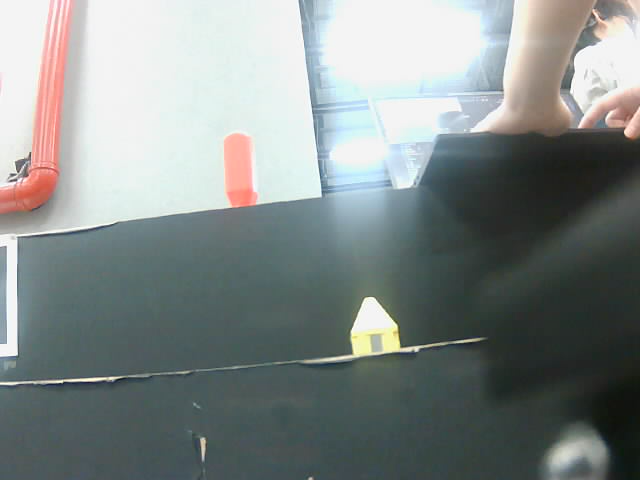
#> input picture opencv/tools/img/1.png, 640 x 480 px
$ python mark.py
#> lines starting #> are read from the running program, lines starting #| are printed output that depends on the picture; after the words box and inside, x2 and y2 are one past the last pixel; in counts of white or black regions, pixels touching at a corner belong together
import cv2
import numpy as np
import os
import sys

ROOT = os.path.abspath(os.path.join(os.path.dirname(__file__), ".."))
if ROOT not in sys.path:
    sys.path.append(ROOT)


img_path = os.path.join(ROOT, "tools/img", "1.png")
frames = [cv2.imread(img_path)]  # 你自己的样片列表
hsv_thr = {'H_min':26, 'H_max':97, 'S_min':60, 'V_min':62}
img = cv2.imread(img_path)
#> img is the input picture: shape (480, 640, 3); mean B, G, R 136.6, 138, 130.7
roi_rect=(332, 285, 94, 94)

# 矩形ROI
roi = img[roi_rect[1]:roi_rect[1]+roi_rect[3], roi_rect[0]:roi_rect[0]+roi_rect[2]]
cv2.imshow("ROI", roi)
cv2.waitKey(0)

# ---- 根据 hsv_thr 生成掩码并显示 ----
Hmin, Hmax = hsv_thr['H_min'], hsv_thr['H_max']
Smin, Vmin = hsv_thr['S_min'], hsv_thr['V_min']

# 1) 在 ROI 上做 HSV 阈值
hsv = cv2.cvtColor(roi, cv2.COLOR_BGR2HSV)
#> hsv: shape (94, 94, 3); mean H, S, V 63.2, 40.3, 131.1
H, S, V = cv2.split(hsv)
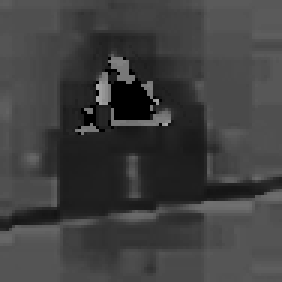
#> H: shape (94, 94) (shown 3 times larger); min 0, max 170, mean 63.2
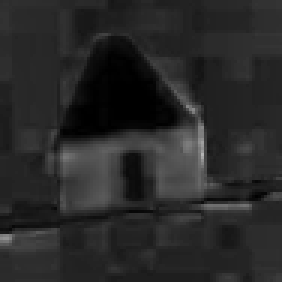
#> S: shape (94, 94) (shown 3 times larger); min 0, max 180, mean 40.3
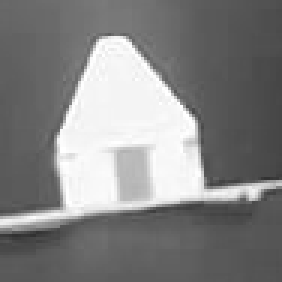
#> V: shape (94, 94) (shown 3 times larger); min 49, max 255, mean 131.1
mH = (H >= Hmin) & (H <= Hmax)     # 如果是红色跨界，改成: mH = (H>=Hmin) | (H<=Hmax)
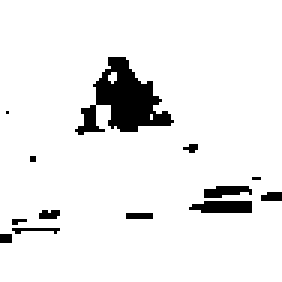
#> mH: shape (94, 94) bool (shown 3 times larger); 92.8% white; 13 black regions (10 under 20 px), largest, box (x1, y1, x2, y2) and area: (25, 19, 58, 45) 406, (63, 67, 84, 71) 74, (68, 62, 84, 66) 46
mask = ((mH) & (S >= Smin) & (V >= Vmin)).astype(np.uint8) * 255
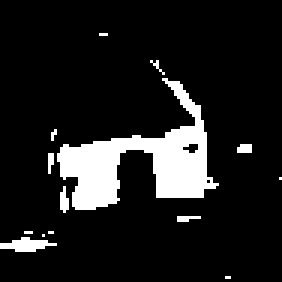
#> mask: shape (94, 94) (shown 3 times larger); 11.6% white; 14 white regions (12 under 20 px), largest, box (x1, y1, x2, y2) and area: (19, 26, 73, 70) 889, (0, 79, 19, 84) 56

# （可选）形态学清理一点点小噪声（不需要就注释掉）
# ker = cv2.getStructuringElement(cv2.MORPH_ELLIPSE, (3,3))
# mask = cv2.morphologyEx(mask, cv2.MORPH_OPEN, ker, iterations=1)

cv2.imshow("HSV mask (ROI)", mask)

# 2) 把掩码“涂色”叠回到原图上，方便肉眼检查
overlay = img.copy()
x, y, w, h = roi_rect
color = np.zeros_like(roi)
color[mask > 0] = (0, 255, 0)                 # 掩码区域染成绿色
roi_vis = cv2.addWeighted(roi, 0.7, color, 0.3, 0)
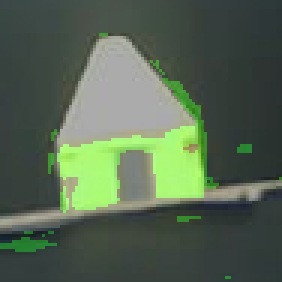
#> roi_vis: shape (94, 94, 3) (shown 3 times larger); mean B, G, R 80.8, 100.3, 84.5
overlay[y:y+h, x:x+w] = roi_vis               # 覆盖回原图
cv2.rectangle(overlay, (x,y), (x+w,y+h), (0,255,255), 2)  # 画出ROI边框
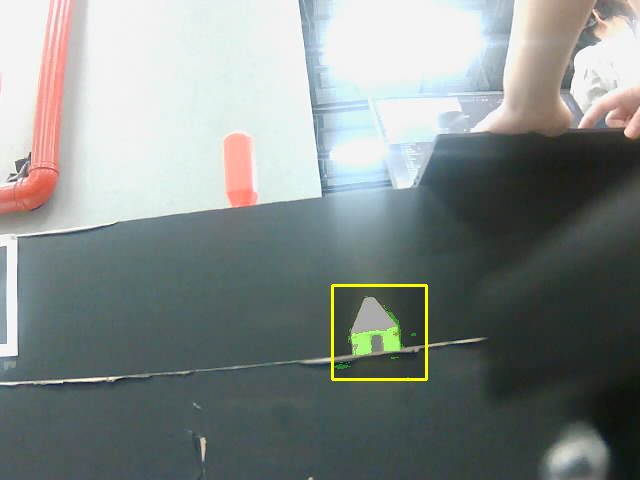
#> overlay: shape (480, 640, 3); mean B, G, R 135.4, 137.8, 130.3

cv2.imshow("Overlay on full image", overlay)
cv2.waitKey(0)
cv2.destroyAllWindows()

$ run again, with opencv/tools/img/4.png copied over opencv/tools/img/1.png
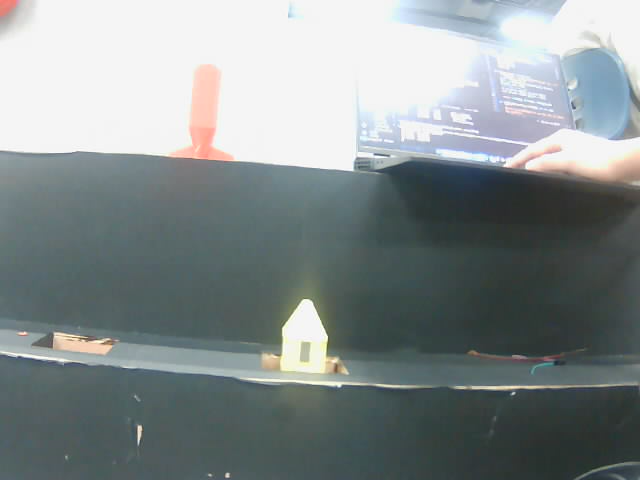
#> input picture opencv/tools/img/4.png, 640 x 480 px
#> img is the input picture: shape (480, 640, 3); mean B, G, R 141.2, 140.6, 132.3
#> hsv: shape (94, 94, 3); mean H, S, V 82.8, 47.5, 88
#> mH: shape (94, 94) bool; 97.8% white; 7 black regions (6 under 20 px), largest, box (x1, y1, x2, y2) and area: (0, 72, 14, 89) 168
#> mask: shape (94, 94); 8.6% white; 31 white regions (21 under 20 px), largest, box (x1, y1, x2, y2) and area: (35, 11, 52, 28) 156, (53, 51, 80, 62) 131, (68, 27, 84, 43) 100
#> `cv2.rectangle(overlay, (x,y), (x+w,y+h), (0,255,255), 2)`:
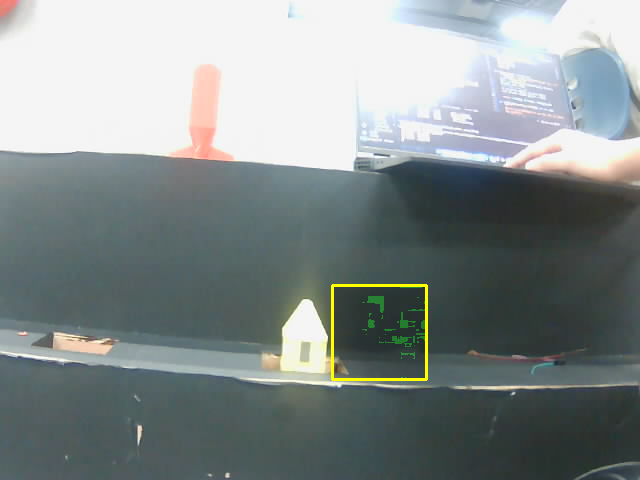
#> overlay: shape (480, 640, 3); mean B, G, R 140.1, 140.6, 132.4
